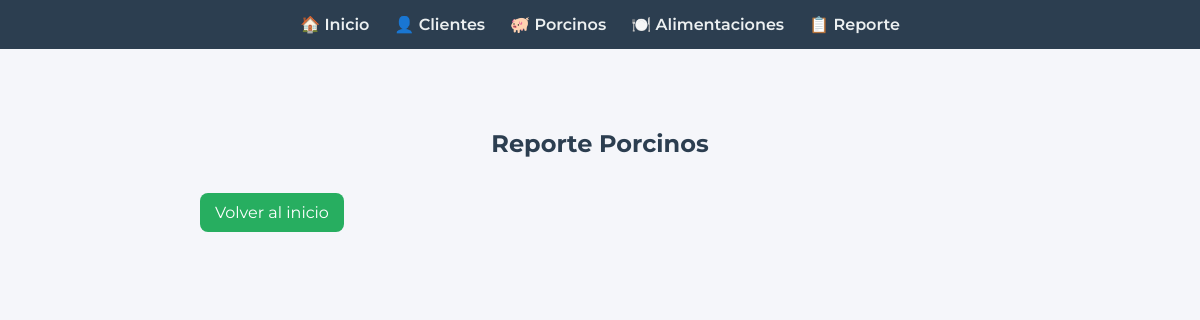
/reporte, run on an earlier commit of the app's database.
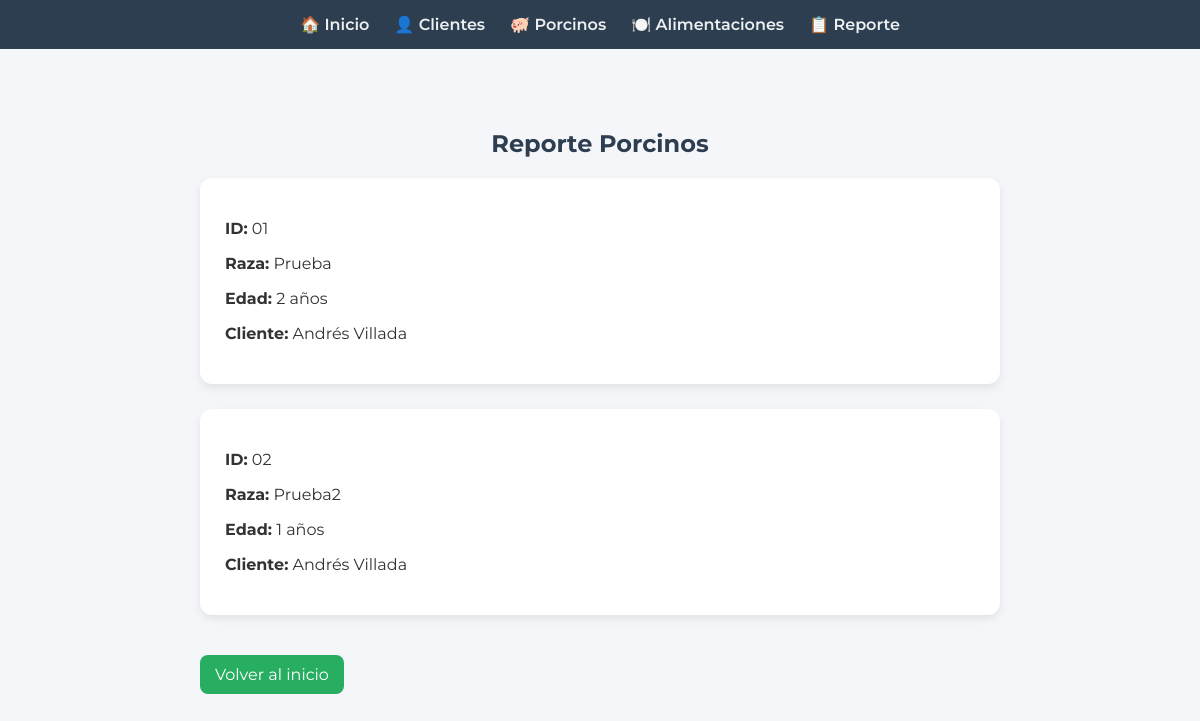
And on a later commit of the database.
### models.py (models this page shows)
class Porcino(db.Model):
    id = db.Column(db.Integer, primary_key=True)
    identificacion = db.Column(db.String(20), unique=True, nullable=False)
    raza = db.Column(db.String(50), nullable=False)
    edad = db.Column(db.Integer)
    peso = db.Column(db.Float)
    alimentacion = db.Column(db.String(200))
    cliente_id = db.Column(db.Integer, db.ForeignKey("cliente.id"), nullable=False)

class Cliente(db.Model):
    id = db.Column(db.Integer, primary_key=True)
    cedula = db.Column(db.String(20), unique=True, nullable=False)
    nombres = db.Column(db.String(100), nullable=False)
    apellidos = db.Column(db.String(100), nullable=False)
    direccion = db.Column(db.String(200))
    telefono = db.Column(db.String(20))
    porcinos = db.relationship("Porcino", backref="cliente", lazy=True)

### app.py (the view)
@app.route("/reporte")
def reporte():
    porcinos = Porcino.query.all()
    return render_template("reporte.html", porcinos=porcinos)

### templates/reporte.html (shortened to what this page needs)
<!DOCTYPE html>
<html lang="es">
<head>
    <link rel="stylesheet" href="{{ url_for('static', filename='style.css') }}">
</head>
<body>
<div class="navbar">
    <a href="/">🏠 Inicio</a>
    <a href="/clientes">👤 Clientes</a>
    <a href="/porcinos">🐖 Porcinos</a>
    <a href="/alimentaciones">🍽️ Alimentaciones</a>
    <a href="/reporte">📋 Reporte</a>
</div>
<div class="container">
    <h2>Reporte Porcinos</h2>
    <div class="listado">
        {% for p in porcinos %}
        <div class="card">
            <p><strong>ID:</strong> {{ p.identificacion }}</p>
            <p><strong>Raza:</strong> {{ p.raza }}</p>
            <p><strong>Edad:</strong> {{ p.edad }} años</p>
            <p><strong>Cliente:</strong> {{ p.cliente.nombres }} {{ p.cliente.apellidos }}</p>
        </div>
        {% endfor %}
    </div>
    <a href="{{ url_for('index') }}" class="link-volver">Volver al inicio</a>
</div>
</body>
</html>

### static/style.css (style rules this page uses)
body { font-family: 'Montserrat', sans-serif; background-color: #f5f6fa; margin: 0; padding: 0; color: #333; }
.navbar { background: #2c3e50; padding: 15px 30px; display: flex; justify-content: center; gap: 25px; position: sticky; top: 0; z-index: 10; }
.navbar a { color: #ecf0f1; text-decoration: none; font-weight: 600; transition: color 0.2s; }
.container { max-width: 800px; margin: 40px auto; padding: 20px; }
h1, h2, h3 { color: #2c3e50; text-align: center; margin-bottom: 20px; }
.card { background: #fff; padding: 25px; margin-bottom: 25px; border-radius: 12px; box-shadow: 0 4px 8px rgba(0,0,0,0.08); }
a.btn, .link-volver { display: inline-block; margin-top: 15px; text-decoration: none; color: #fff; background: #27ae60; padding: 10px 15px; border-radius: 8px; transition: background 0.2s ease; }

What changed in the data, as far as the page shows it:
added Porcino: identificacion "01", raza "Prueba", edad "2", cliente.nombres "Andrés", cliente.apellidos "Villada"
added Porcino: identificacion "02", raza "Prueba2", edad "1", cliente.nombres "Andrés", cliente.apellidos "Villada"
